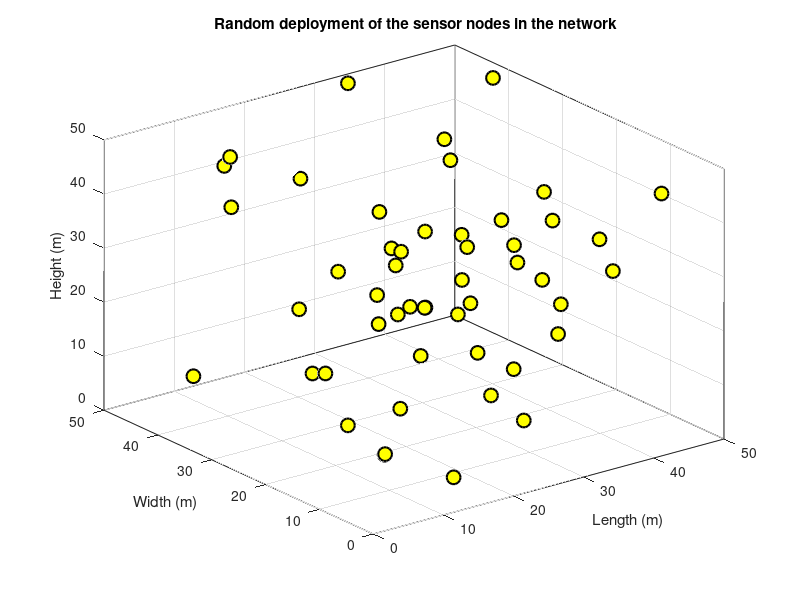

Reproduce this figure in MATLAB.
% Author: Junaid Qadir (DITEN, UniGe, Italy)
% Ph.D. Researcher 
% Department of Electrical, Electronic and Telecommunications Engineering, and Naval Architecture (DITEN)
% University of Genova, Via Opera Pia 11A 16145, Genoa, Italy
% Website: https://junaidqadirqau.wixsite.com/junaid
% Email: jqadar@ele.qau.edu.pk  // junaid.qadir@edu.unige.it // junaidqadiqau@gmail.com

% Reference: J. Qadir, U. Ullah, B. Sainz-De-Abajo, B. G. Zapirain, G. Marques and I. de la Torre Diez, 
%"Energy-Aware and Reliability-Based Localization-Free Cooperative Acoustic Wireless Sensor Networks," 
%in IEEE Access, vol. 8, pp. 121366-121384, 2020, doi: 10.1109/ACCESS.2020.3006194.



clc             % clear command window
close all       % close other window
clear all       % clear variables
total_number_of_sensor_node=50;                                      %  The total number of sensor nodes in the network 
x=randi([0,50],1,total_number_of_sensor_node);                       % x coordinate of each sensor node in the network
y=randi([0,50],1,total_number_of_sensor_node);                       % y coordinate of each sensor node in the network
z=randi([0,50],1,total_number_of_sensor_node);                       % z coordinate of each sensor node in the network


plot3(x,y,z,'mo',...                                                 % Plot all the nodes in 3 dimension 
    'LineWidth',1.5,...                                              % Size of the line
    'MarkerEdgeColor','k',...              % The color of the outer surface of the node. Currently it is set to black color. "k" stand for black. 
    'MarkerFaceColor',[1 1 0],...          % The color of the inside of the node. Currently it is set to yellow color. "[1 1 0]" is a code of yellow color
    'MarkerSize',10)
     box on
xlabel(' Length (m)')                       % X-label of the output plot
ylabel(' Width (m)')                        % Y-label of the output plot
zlabel(' Height (m)')                       % Z-label of the output plot
title(' Random deployment of the sensor nodes in the network')    % Title of the plot
grid on                                     % Activate the grid in background of the plot
% Hold figure 1
hold on

%Note: To change the color, just write "r" for red, "g" for green, "b" for %blue, "m" for magenta, "c" for cyan and so on

